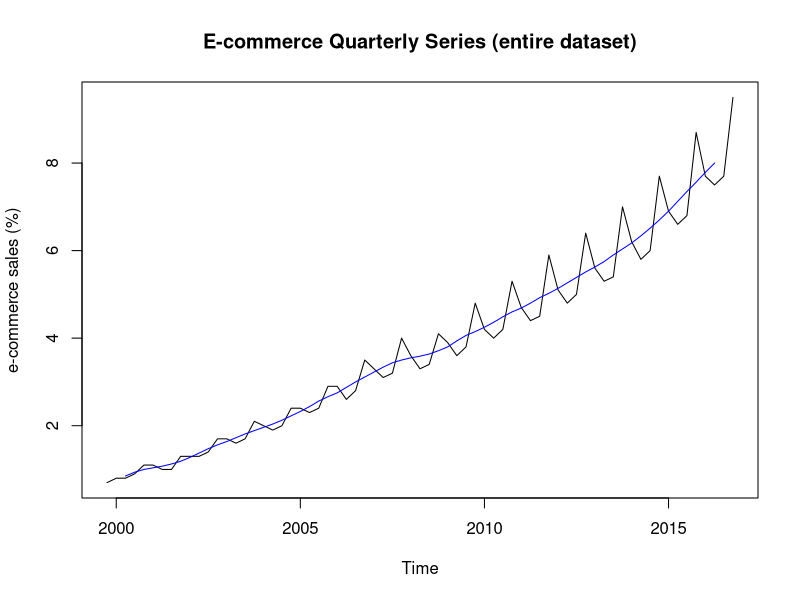
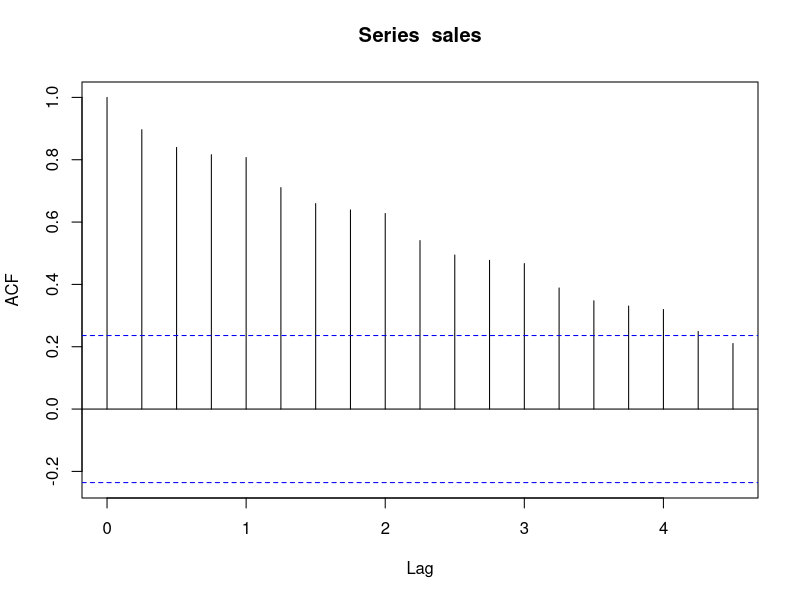
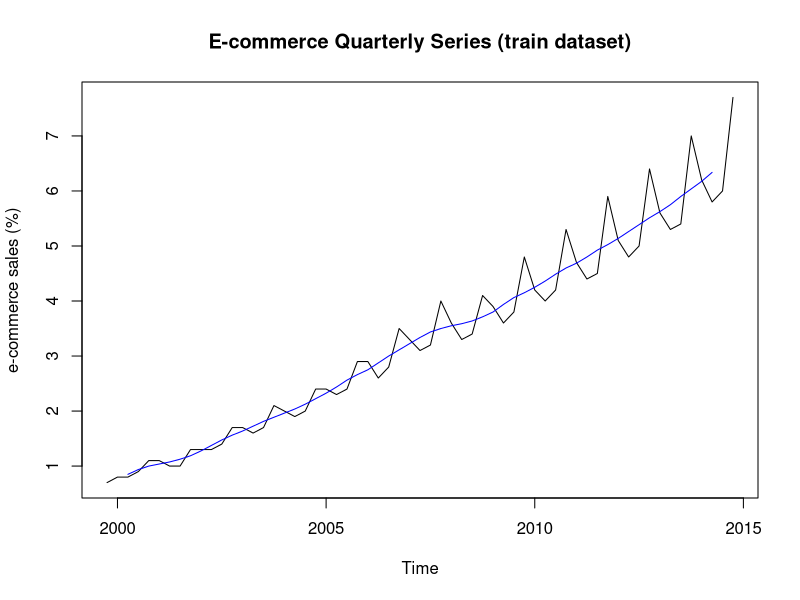
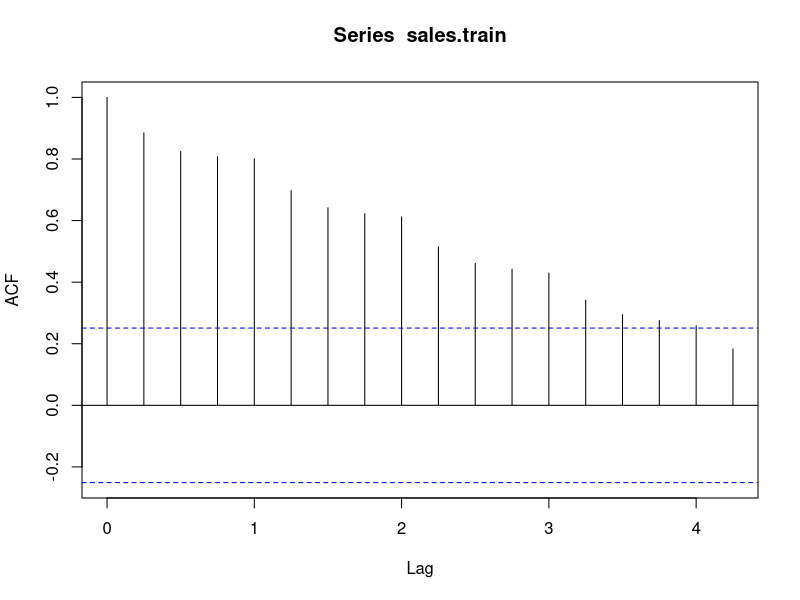

Write the R code that produced these figures, in order. (Note: this script raises an error after producing the figures.)
## ---- chunk 1
# add packages
library(forecast)
library(knitr)
library(stats)
library(xts)
# prevent source code from running off the page
opts_chunk$set(tidy.opts=list(width.cutoff=70), tidy=TRUE)
# remove all objects from current workspace
rm(list = ls())
# set seed number to reproduce results
set.seed(1)
# load data
# 1. ECOMPCTNSA: E-commerce retail sales as a percent of total sales
# https://fred.stlouisfed.org/series/ECOMPCTNSA
raw.sales <- read.csv('./data/ECOMPCTNSA.csv', header=TRUE, sep=',')
## ---- chunk 2
# convert raw data into a time-series object
sales <- ts(raw.sales$ECOMPCTNSA, start=c(1999,4), frequency=4)
# hold out test data to be used as a verification process in the forecasting section
sales.train <- ts(sales[time(sales) < 2015], start=c(1999,4), frequency=4) # 1999-2014
sales.test <- ts(sales[time(sales) >= 2015], start=c(2015,1), frequency=4) # 2015-2016
# examine the structure
kable(summary(raw.sales)) 
head(sales); tail(sales)
## ---- chunk 3
# using the entire dataset
plot(sales, ylab = 'e-commerce sales (%)', main='E-commerce Quarterly Series (entire dataset)')
lines(ma(sales, order=4, centre=T), col='blue')
acf(sales)
# using the train dataset
plot(sales.train, ylab = 'e-commerce sales (%)', main='E-commerce Quarterly Series (train dataset)')
lines(ma(sales.train, order=4, centre=T), col='blue')
acf(sales.train)
## ---- chunk 4
# unit root test
# H0: non-stationary, HA: p < 0.05, stationary
adf.test(sales.train, alternative='stationary')
# H0: stationary, HA: p < 0.05, non-stationary
kpss.test(sales.train)
# number of differences required
nsdiffs(sales.train)
## ---- chunk 5
# find the best lambda for Box-Cox transformation
lambda <- BoxCox.lambda(sales.train) # lambda = 0.01467236
# first-order differenced series plot
plot(diff(sales.train, difference=1))
# first-order differenced BoxCox-transformed series plot
plot(diff(BoxCox(sales.train, lambda), difference=1))
# first-order differenced BoxCox-transformed series
tsdisplay(diff(BoxCox(sales.train, lambda), lag=4, difference=1))
# second-order differenced BoxCox-transformed series
tsdisplay(diff(BoxCox(sales.train, lambda), lag=4, difference=2))
# unit root test on first-order differenced log-transformed series
adf.test(diff(BoxCox(sales.train, lambda), lag=4, difference=1), alternative='stationary')
kpss.test(diff(BoxCox(sales.train, lambda), lag=4, difference=1))
# unit root test on first-order differenced log-transformed series
adf.test(diff(BoxCox(sales.train, lambda), lag=4, difference=2), alternative='stationary')
kpss.test(diff(BoxCox(sales.train, lambda), lag=4, difference=2))
## ---- chunk 6
(base.m <- Arima(BoxCox(sales.train, lambda), order=c(1,2,1),seasonal=list(order=c(1,2,1),4)))
## ---- chunk 7
best.manual.m <- base.m
for(P in 0:2) for(Q in 0:2) for(p in 0:2) for(q in 0:2) {
  m <- Arima(BoxCox(sales.train, lambda), order=c(P,2,Q), seasonal=list(order=c(p,2,q)))
  if(m$aicc < best.m$aicc) best.manual.m <- m
}
best.manual.m
## ---- chunk 8
(best.auto.m <- auto.arima(BoxCox(sales.train, lambda), ic='aicc', stepwise=FALSE, approximation=FALSE))
## ---- chunk 9
# best.manual.m
# autocorrelations -> to test uncorrelated and view variance
tsdisplay(best.manual.m$residuals)
# group of autocorrelations -> to test uncorrelated
h <- min(2 * 4, nrow(sales.train)/5) # min(2m, T/5) 
Box.test(best.manual.m$residuals, type='Ljung-Box', lag=h) 
# histogram -> to test zero mean
hist(best.manual.m$residuals, main='Histogram of residuals (best.manual.m)')
abline(v=mean(best.manual.m$residuals), col='blue')
# Shapiro-Wilk normality test -> to test normally distributed
shapiro.test(best.manual.m$residuals)
## ---- chunk 10
# best.auto.m
# autocorrelations -> to test uncorrelated and view variance
tsdisplay(best.auto.m$residuals)
# group of autocorrelations -> to test uncorrelated
h <- min(2 * 4, nrow(sales.train)/5) # min(2m, T/5) 
Box.test(best.auto.m$residuals, type='Ljung-Box', lag=h) 
# histogram -> to test zero mean
hist(best.auto.m$residuals, main='Histogram of residuals (best.manual.m)')
abline(v=mean(best.auto.m$residuals), col='blue')
# Shapiro-Wilk normality test -> to test normally distributed
shapiro.test(best.auto.m$residuals)
## ---- chunk 11
sales.test
InvBoxCox(predict(best.manual.m, 3*4)$pred, lambda)
InvBoxCox(predict(best.auto.m, 3*4)$pred, lambda)
## ---- chunk 12
ts.plot(cbind(sales.train, sales.test, InvBoxCox(predict(best.manual.m, 4*3)$pred, lambda)), 
        col=c('black', 'orange', 'blue'), lty=c(1,1,2), 
        main='Forecasts to 2017 with manual ARIMA(1,2,1)(1,2,1)[4]')
ts.plot(cbind(sales.train, sales.test, InvBoxCox(predict(best.auto.m, 4*3)$pred, lambda)), 
        col=c('black', 'orange', 'blue'), lty=c(1,1,2),
        main='Forecasts to 2017 with auto ARIMA(0,1,0)(0,1,2)[4]')
plot(forecast(best.manual.m))
plot(forecast(best.auto.m))
## ---- chunk 13
raw.amaz <- read.csv('./data/AMAZ.csv', header=TRUE, sep=',')
raw.sent <- read.csv('./data/UMCSENT.csv', header=TRUE, sep=',')
## ---- chunk 14
raw.sent
## ---- chunk 15
# set local timezone
Sys.setenv(TZ='America/Los_Angeles')
# assume stock data is collected in EST
amaz <- xts(raw.amaz[,-1], order.by=as.POSIXct(raw.amaz[,1], tz='EST'))
# assume sentiment data is collected in EST
sent <- xts(raw.sent[,-1], order.by=as.POSIXct(raw.sent[,1], tz='EST'))
## ---- chunk 16
UMCSENT <- merge(ats, uts, join = "outer", fill = -9999)
#head(UMCSENT)
#tail(UMCSENT)
#describe(UMCSENT)
## ---- chunk 17
UMCSENT02 <- UMCSENT
UMCSENT02[UMCSENT02 == -9999] <- NA
head(UMCSENT02)
## ---- chunk 18
UMCSENT03 <- UMCSENT02
UMCSENT03 <- na.locf(UMCSENT03, na.rm = TRUE, fromLast = TRUE) 
#head(UMCSENT03)
#describe(UMCSENT03)
UMCSENT03['2007-01-03']
UMCSENT02['2007-01-03']
## ---- chunk 19
UMCSENT04 <- UMCSENT02
UMCSENT04 <-na.approx(UMCSENT04, maxgap=31)
head(UMCSENT04)

#Check if values for uts were replaced
UMCSENT04['2007-01-03']
UMCSENT02['2007-01-03']

## ---- chunk 20
#TODO!!!!!!! 
## ---- chunk 21
daily_return <- (ats[,4] - lag(ats[,4], k = 1))/ (lag(ats[,4], k = 1))

plot(daily_return)

## ---- chunk 22
head(cbind(ats[,4], rollapply(ats[, 4], 20, FUN = mean, na.rm = TRUE)),30)
head(cbind(ats[,4], rollapply(ats[, 4], 50, FUN = mean, na.rm = TRUE)),60)
